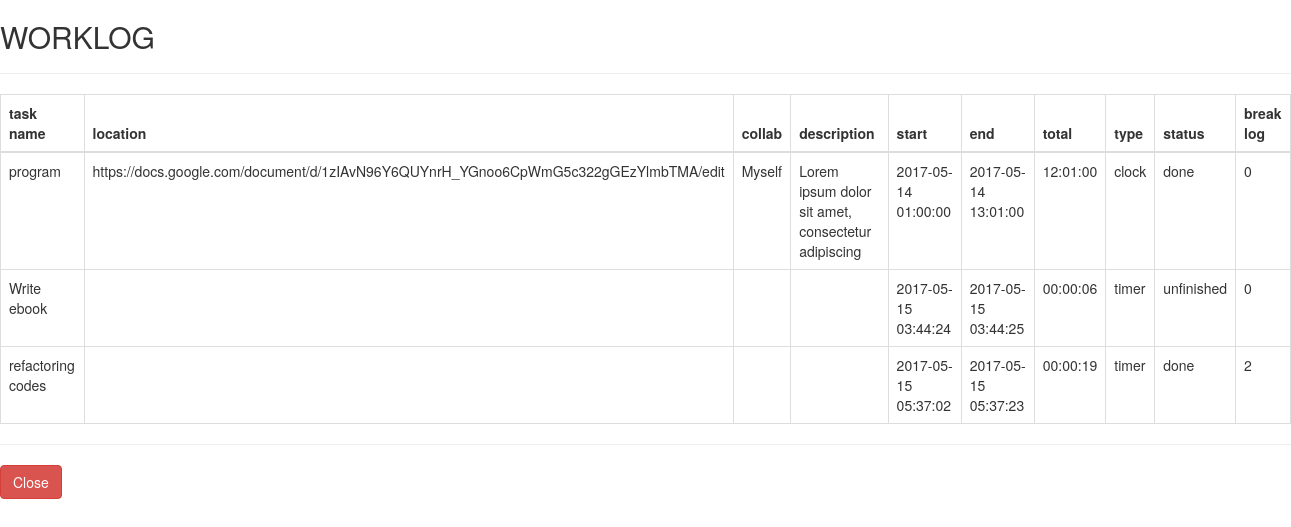
/member-work-log.php?user_id=25, run on the app's committed database.
### tables this page shows
CREATE TABLE `tasks` (
  `task_id` int(11) NOT NULL,
  `user_id` int(11) NOT NULL,
  `category_id` int(11) NOT NULL,
  `task_name` varchar(50) NOT NULL,
  `Location` varchar(100) NOT NULL,
  `Collab` varchar(50) NOT NULL,
  `task_desc` varchar(50) NOT NULL,
  `start_date` datetime NOT NULL,
  `end_date` datetime NOT NULL,
  `time_spent` time NOT NULL,
  `estimated_date` date NOT NULL,
  `estimated_time` text NOT NULL,
  `type` varchar(20) NOT NULL,
  `status` int(11) NOT NULL,
  `breaks` int(6) NOT NULL
);

### objects/task.php (called while the page is built, shortened)
<?php
class Task{
	public $table_task = 'tasks';
		public function __construct($db){
			$this->con = $db;
		}
	public function getTasksOfMember($member_id){
		$query = "SELECT * FROM ".$this->table_task." WHERE user_id=?";
		$stmt = $this->con->prepare($query);
		$stmt->bindParam(1,$member_id);
		if($stmt->execute()){
			return $stmt;
		}else{
			echo "somethings wrong";
		}
	}
}
?>

### member-work-log.php (the view, shortened to what this page needs)
<?php
include_once 'header.php';
include_once 'objects/task.php';
if(isset($_GET['user_id'])){
	$database = new Database();
	$db = $database->getConnection();
	$task = new Task($db);
}
?>
	<div>
 	<?php echo "<h2><strong>{$_GET['username']}</strong> WORKLOG</h2>";?>
  	<hr>
   	<table class="table table-bordered">
    <thead>
      <tr>
        <th>task name</th>
        <th>location</th>
        <th>collab</th>
        <th>description</th>
        <th>start</th>
        <th>end</th>
        <th>total</th>
		<th>type</th>
      	<th>status</th>
      	<th>break log</th>
      </tr>
    </thead>
    <tbody>
<?php
	$stmt = $task->getTasksOfMember($_GET['user_id']);
	while($row = $stmt->fetch(PDO::FETCH_ASSOC)){
		extract($row);
		$statusString = '';
		switch($status){
			case 0:
				$statusString = "unfinished";
				break;
			case 2:
				$statusString = "done";
				break;
		}
		echo "<tr>";
			echo "<td>{$task_name}</td>";
			echo "<td>{$Location}</td>";
			echo "<td>{$Collab}</td>";
			echo "<td>{$task_desc}</td>";
			echo "<td>{$start_date}</td>";
			echo "<td>{$end_date}</td>";
			echo "<td>{$time_spent}</td>";
			echo "<td>{$type}</td>";
			echo "<td>{$statusString}</td>";
			echo "<td>{$breaks}</td>";
		echo "</tr>";
	}
?>
    </tbody>
    </table>
    </div>
    <hr>
    <div>
		<button class="btn btn-danger" id="Cancel">Close</button>
	</div>
<?php
include_once 'footer.php';
?>

### data on the page
tasks: task_name "program", Location "https://docs.google.com/document/d/1zIAvN96Y6QUYnrH_YGnoo6CpWmG5c322gGEzYlmbTMA/edit", Collab "Myself", task_desc "Lorem ipsum dolor sit amet, consectetur adipiscing", start_date "2017-05-14 01:00:00", end_date "2017-05-14 13:01:00", time_spent "12:01:00", type "clock", status "done", breaks "0"
tasks: task_name "Write ebook", start_date "2017-05-15 03:44:24", end_date "2017-05-15 03:44:25", time_spent "00:00:06", type "timer", status "unfinished", breaks "0"
tasks: task_name "refactoring codes", start_date "2017-05-15 05:37:02", end_date "2017-05-15 05:37:23", time_spent "00:00:19", type "timer", status "done", breaks "2"
